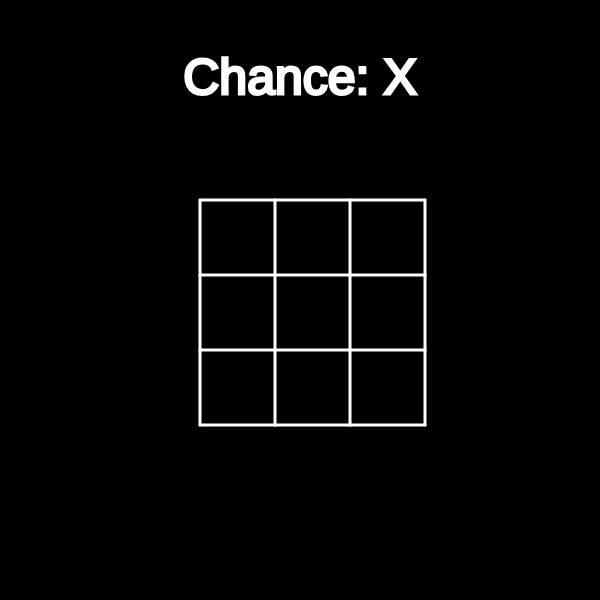
Frame 1 (no input)
Frame 60 (no input): identical to frame 1, image omitted
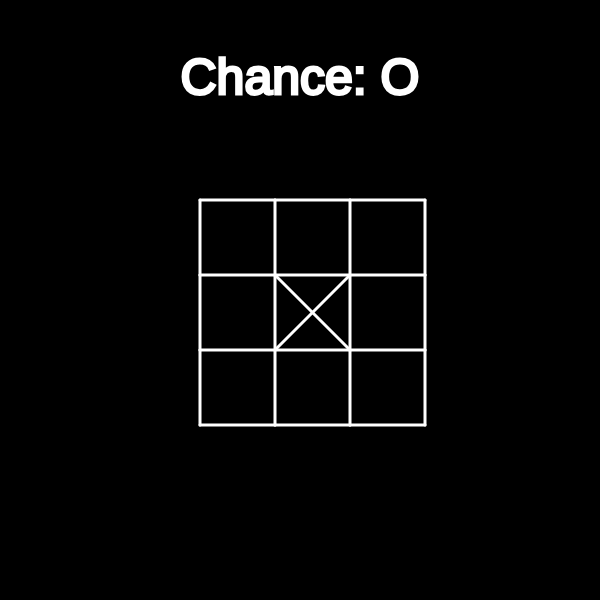
Frame 120 (the mouse pressed at the canvas centre since frame 60)

The p5.js sketch that drew these frames (run headless with seeded random() and noise() and a simulated clock; from frame 60 on, the mouse is pressed at the canvas centre):

// p5.js sketch
// ── sketch.js
let a = new Array();
let curState = new Array();
let chance;
var clickBoxX;
var clickBoxY;
var played;
function setup() {
  var cnv = createCanvas(600, 600);
  var x = (windowWidth - width) / 2;
  var y = (windowHeight - height) / 2;
  chance = 1;
  clickBoxX = 0;
  clickBoxY = 0;
  cnv.position(x, y);
  background(0);
  stroke(400);
  strokeWeight(3);
  fill(0);
  played = 0;
  //ellipse(400, 400, 30, 30);
  for (var i = 0; i < 4; i++) {
    a[i] = [];
  }

  for (var i = 0; i < 3; i++) {
    curState[i] = [];
  }

  for (var i = 0; i < 3; i++) {
    for (var j = 0; j < 3; j++) {
      // if (random() > 0.5) curState[i][j] = 0;
      curState[i][j] = 0;
    }
  }

  for (var i = 0; i < 4; i++) {
    for (var j = 0; j < 4; j++) {
      a[i][j] = [];
      a[i][j][0] = 0;
      a[i][j][1] = 0;
    }
  }

  a[0][0][0] = 200;
  a[0][0][1] = 200;
}

function draw() {
  textSize(50);
  background(255);
  background(0);
  textAlign(CENTER, CENTER);
  fill(255);

  if (chance == 1) text("Chance: X", 300, 80);
  else text("Chance: O", 300, 80);

  for (var i = 0; i < 4; i++) {
    for (var j = 0; j < 4; j++) {
      if (j == 0 && i != 0) {
        a[i][j][0] = a[i - 1][j][0];
        a[i][j][1] = a[i - 1][j][1] + 75;
        line(a[i][j][0], a[i][j][1], a[i - 1][j][0], a[i - 1][j][1]);
        continue;
      } else {
        //        console.log(i + " " + j);
        if (i == 0 && j == 0) continue;
        a[i][j][0] = a[i][j - 1][0] + 75;
        a[i][j][1] = a[i][j - 1][1];
        line(a[i][j][0], a[i][j][1], a[i][j - 1][0], a[i][j - 1][1]);
        if (i != 0)
          line(a[i][j][0], a[i][j][1], a[i - 1][j][0], a[i - 1][j][1]);
      }
    }
  }
  fill(0);
  for (var i = 0; i < 3; i++) {
    for (var j = 0; j < 3; j++) {
      if (curState[i][j] == 2) {
        ellipse(
          (a[i][j][0] + a[i][j + 1][0]) / 2,
          (a[i][j][1] + a[i + 1][j][1]) / 2,
          65,
          65
        );
      } else if (curState[i][j] == 1) {
        line(a[i][j][0], a[i][j][1], a[i + 1][j + 1][0], a[i + 1][j + 1][1]);
        line(a[i + 1][j][0], a[i + 1][j][1], a[i][j + 1][0], a[i][j + 1][1]);
      }
    }
  }
}

function touchStarted() {
  let answer = findWhereClicked(mouseX, mouseY);
  if (answer) {
    if (curState[clickBoxX][clickBoxY] == 0) {
      curState[clickBoxX][clickBoxY] = chance;

      if (didheWin(chance) == true) {
        if (chance == 1) alert("X Wins :D you O is noob");
        else alert("O Wins :D you X is noob");

        if (chance == 1) {
          chance = 0;
        } else {
          chance = 1;
        }
        played = 0;
        clearall();
      }

      if (chance == 1) chance = 2;
      else chance = 1;

      played++;
      if (played == 9) {
        played = 0;
        clearall();

        // draw();
      }
    }
  }
  console.log(answer + " " + clickBoxX + " " + clickBoxY);
  return false;
}

function clearall() {
  for (var i = 0; i < 3; i++) {
    for (var j = 0; j < 3; j++) {
      curState[i][j] = 0;
    }
  }
}

function didheWin(he) {
  for (var i = 0; i < 3; i++) {
    var flag = 0;
    for (var j = 0; j < 3; j++) {
      if (curState[i][j] == he) {
      } else {
        flag = 1;
      }
    }
    if (flag == 0) {
      return true;
    }
  }
  for (var i = 0; i < 3; i++) {
    var flag = 0;
    for (var j = 0; j < 3; j++) {
      if (curState[j][i] == he) {
      } else {
        flag = 1;
      }
    }
    if (flag == 0) {
      return true;
    }
  }
  var i = 0;
  var j = 0;
  if (
    curState[i][j] == he &&
    curState[i + 1][j + 1] == he &&
    curState[i + 2][i + 2] == he
  ) {
    return true;
  }

  i = 0;
  j = 0;
  if (
    curState[i + 2][j] == he &&
    curState[i + 1][j + 1] == he &&
    curState[i][i + 2] == he
  ) {
    return true;
  }

  return false;
}

function findWhereClicked(touchx, touchy) {
  for (var i = 0; i < 3; i++) {
    for (var j = 0; j < 3; j++) {
      if (
        a[i][j][0] < touchx &&
        touchx < a[i][j + 1][0] &&
        touchy > a[i][j][1] &&
        touchy < a[i + 1][j][1]
      ) {
        clickBoxX = i;
        clickBoxY = j;
        return true;
      }
    }
  }
  return false;
}
